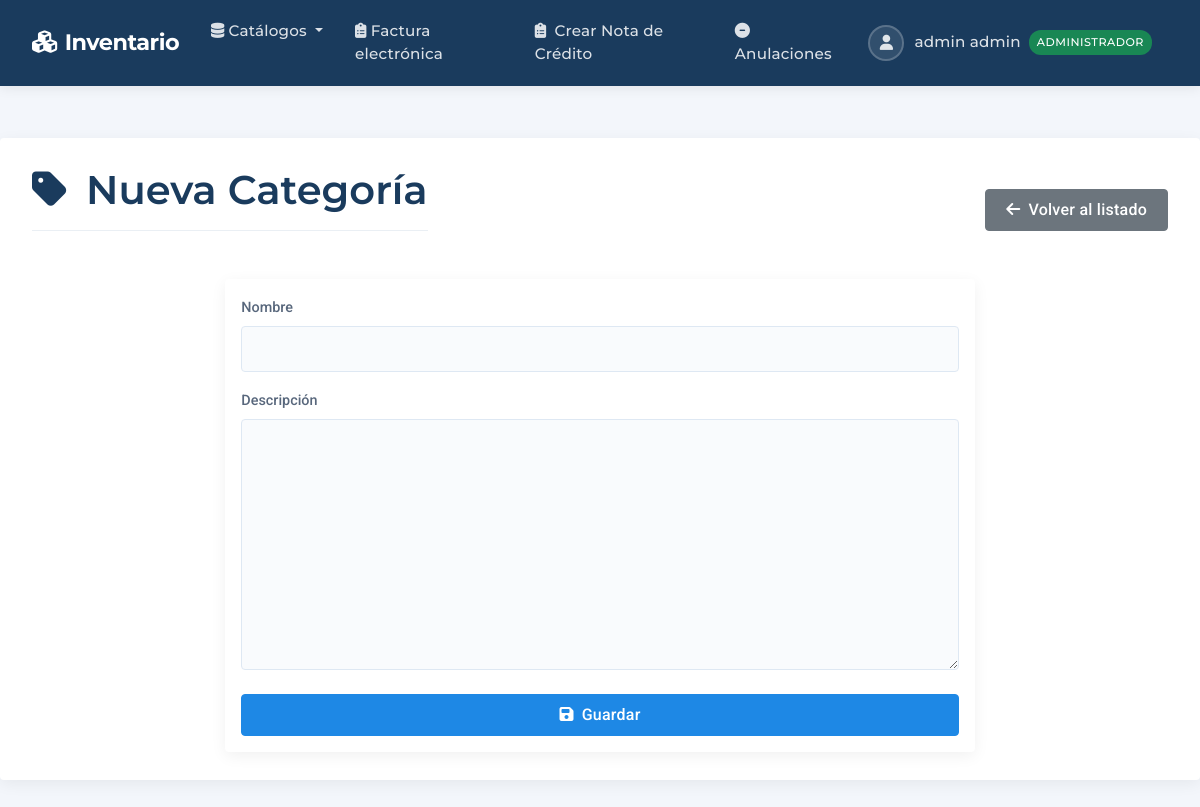
The app's page /categorias/nuevo/ (signed in) with its own data.
### productos/models.py (models this page shows, shortened)
class Usuario(AbstractUser):
    rol = models.ForeignKey(
        Rol, on_delete=models.SET_NULL,
        null=True, verbose_name='Rol',
        default=get_default_rol  # NUEVO: Rol por defecto
    )
    dui = models.CharField('DUI', max_length=9, unique=True)
    SEXO_CHOICES = [('M','Masculino'), ('F','Femenino')]
    sexo = models.CharField('Sexo', max_length=1, choices=SEXO_CHOICES)
    edad = models.PositiveIntegerField('Edad', null=True, blank=True)
    telefono = models.CharField('Teléfono', max_length=20, blank=True)
    activo = models.BooleanField('Usuario Activo', default=False,
                               help_text='Solo usuarios activos pueden acceder al sistema')
    REQUIRED_FIELDS = ['email', 'first_name', 'last_name', 'dui']
    def puede_acceder(self):
        return (
            self.is_authenticated and  # Debe estar autenticado
            self.is_active and         # Cuenta activa en Django
            self.activo and           # Campo personalizado activo
            self.rol and              # Debe tener un rol asignado
            self.rol.nombre == 'administrador'  # Solo administradores
        )

class Rol(models.Model):
    nombre = models.CharField('Nombre del rol', max_length=50)

### productos/views.py (the view)
# urls.py: path('categorias/nuevo/',        CategoriaCreateView.as_view(), name='categoria_create'),
class CategoriaCreateView(LoginRequiredMixin, AdminRequiredMixin, CreateView):
    model = Categoria
    form_class = CategoriaForm
    template_name = 'productos/catalogos/categoria/form.html'
    success_url = reverse_lazy('categoria_list')

### productos/forms.py
class CategoriaForm(BootstrapFormMixin, forms.ModelForm):
    class Meta:
        model = Categoria
        fields = '__all__'

### productos/views.py (called while the page is built)
    def test_func(self):
        return (
            self.request.user.is_authenticated and
            self.request.user.puede_acceder()
        )

### productos/templates/productos/catalogos/categoria/form.html (shortened to what this page needs)
{% extends 'productos/base.html' %}
{% block content %}
<div class="d-flex justify-content-between align-items-center mb-4">
    <h1 class="page-title">
        <i class="fas fa-tag me-2"></i>
        {% if form.instance.id %}Editar{% else %}Nueva{% endif %} Categoría
    </h1>
    <a href="{% url 'categoria_list' %}" class="btn btn-secondary">
        <i class="fas fa-arrow-left me-2"></i>Volver al listado
    </a>
</div>
<div class="row justify-content-center">
    <div class="col-lg-8">
        <div class="card">
            <div class="card-body">
                <form method="post" novalidate>
                    {% for field in form %}
                    <div class="mb-3">
                        <label for="{{ field.id_for_label }}" class="form-label">{{ field.label }}</label>
                        {{ field }}
                    </div>
                    {% endfor %}
                    <div class="d-grid mt-4">
                        <button type="submit" class="btn btn-primary">
                            <i class="fas fa-save me-2"></i>Guardar
                        </button>
                    </div>
                </form>
            </div>
        </div>
    </div>
</div>
{% endblock %}

### productos/templates/productos/base.html (shortened to what this page needs)
<!DOCTYPE html>
<html lang="es" class="h-100">
<head>
    <link rel="stylesheet" href="https://cdn.datatables.net/2.3.2/css/dataTables.bootstrap5.css">
    <link href="https://cdn.jsdelivr.net/npm/bootstrap@5.3.0/dist/css/bootstrap.min.css" rel="stylesheet">
    <link rel="stylesheet" href="https://cdnjs.cloudflare.com/ajax/libs/font-awesome/6.4.0/css/all.min.css">
    <link rel="stylesheet" href="https://cdnjs.cloudflare.com/ajax/libs/tom-select/2.4.3/css/tom-select.bootstrap5.min.css" />
</head>
<body class="d-flex flex-column min-vh-100">
    <nav class="navbar navbar-expand-lg navbar-dark">
        <div class="container-fluid">
            <a class="navbar-brand" href="{% url 'home' %}">
                <i class="fas fa-cubes me-2"></i>Inventario
            </a>
            <div class="collapse navbar-collapse" id="navbarMain">
                <ul class="navbar-nav me-auto">
                    {% if user.is_authenticated %}
                    <li class="nav-item dropdown">
                        <a class="nav-link dropdown-toggle" href="#" data-bs-toggle="dropdown">
                            <i class="fas fa-database me-1"></i>Catálogos
                        </a>
                    </li>
                    <li class="nav-item">
                        <a class="nav-link" href="{% url 'dte:factura_list' %}">
                            <i class="fas fa-clipboard-list me-1"></i>Factura electrónica
                        </a>
                    </li>
                    <li class="nav-item">
                        <a class="nav-link" href="{% url 'dte:crear_nota_credito' %}">
                            <i class="fas fa-clipboard-list me-1"></i> Crear Nota de Crédito
                        </a>
                    </li>
                    <li class="nav-item">
                        <a class="nav-link" href="{% url 'dte:anulacion_list' %}">
                            <i class="fas fa-minus-circle"></i> Anulaciones
                        </a>
                    </li>
                    {% endif %}
                </ul>
                <ul class="navbar-nav">
                    {% if user.is_authenticated %}
                    <li class="nav-item dropdown">
                        <a class="nav-link dropdown-toggle user-dropdown" href="#" data-bs-toggle="dropdown">
                            <span class="user-avatar">
                                <i class="fas fa-user"></i>
                            </span>
                            {{ user.first_name }} {{ user.last_name }}
                            {% if user.rol %}
                                {% if user.puede_acceder %}
                                    <span class="badge-role bg-success">{{ user.rol.nombre }}</span>
                                {% else %}
                                    <span class="badge-role bg-warning">{{ user.rol.nombre }} (Sin acceso)</span>
                                {% endif %}
                            {% else %}
                                <span class="badge-role bg-danger">Sin rol</span>
                            {% endif %}
                        </a>
                    </li>
                    {% endif %}
                </ul>
            </div>
        </div>
    </nav>
    <div class="main-content">
        <div class="container">
            {% block content %}{% endblock %}
        </div>
    </div>
</body>
</html>

### productos/templates/productos/base.html (style rules this page uses)
:root { --primary-color: #1a3b5d; --primary-hover: #0e2945; --secondary-color: #1e88e5; --accent-color: #e53935; --success-color: #2e7d32; --light-bg: #f7f9fc; --dark-text: #2c3e50; --medium-text: #58677c; --light-text: #b0bec5; --header-shadow: 0 2px 12px rgba(0, 0, 0, 0.08); --card-shadow: 0 4px 16px rgba(0, 0, 0, 0.06); --border-radius: 0.25rem; }
body { font-family: 'Roboto', sans-serif; background-color: #f3f6fb; color: var(--dark-text); display: flex; flex-direction: column; min-height: 100vh; }
h1, h2, h3, h4, h5, .navbar-brand, .nav-link { font-family: 'Montserrat', sans-serif; }
.navbar { box-shadow: var(--header-shadow); padding: 0.5rem 1.25rem; background-color: var(--primary-color); }
.navbar-brand { font-weight: 700; font-size: 1.4rem; letter-spacing: -0.5px; color: white !important; }
.navbar-dark .navbar-nav .nav-link { color: rgba(255, 255, 255, 0.85); font-weight: 500; padding: 0.75rem 1rem; transition: all 0.2s ease; font-size: 0.95rem; letter-spacing: 0.2px; }
.main-content { flex: 1 0 auto; padding: 1.5rem 0; }
.container { max-width: 1400px; padding: 1.75rem 2rem; background-color: white; border-radius: var(--border-radius); box-shadow: var(--card-shadow); margin-top: 1.75rem; margin-bottom: 1.75rem; }
.page-title { color: var(--primary-color); font-weight: 600; margin-bottom: 1.5rem; padding-bottom: 1rem; border-bottom: 1px solid #eaeff4; }
.btn { font-weight: 500; padding: 0.5rem 1.25rem; border-radius: var(--border-radius); transition: all 0.2s; box-shadow: none; letter-spacing: 0.25px; }
.btn-primary { background-color: var(--secondary-color); border-color: var(--secondary-color); }
.card { border: none; box-shadow: var(--card-shadow); border-radius: var(--border-radius); transition: all 0.25s ease; }
.form-control, .form-select { border-radius: var(--border-radius); padding: 0.65rem 1rem; border: 1px solid #dee8f3; font-size: 0.95rem; color: var(--dark-text); background-color: #f9fbfd; transition: all 0.2s; }
.form-label { font-weight: 500; margin-bottom: 0.5rem; color: var(--medium-text); font-size: 0.9rem; }
.user-dropdown::after { display: none; }
.user-dropdown { display: flex; align-items: center; }
.user-dropdown .user-avatar { width: 36px; height: 36px; border-radius: 50%; margin-right: 10px; background-color: rgba(255, 255, 255, 0.1); display: flex; align-items: center; justify-content: center; border: 2px solid rgba(255, 255, 255, 0.2); }
.badge-role { background-color: rgba(255, 255, 255, 0.15); color: white; font-size: 0.7rem; padding: 0.25rem 0.5rem; border-radius: 12px; margin-left: 0.5rem; font-weight: 500; letter-spacing: 0.5px; text-transform: uppercase; }

### records on screen
Usuario: first_name "admin", last_name "admin", rol.nombre "ADMINISTRADOR"

### other values on screen
{{ field.label }} "Nombre" "Descripción"
